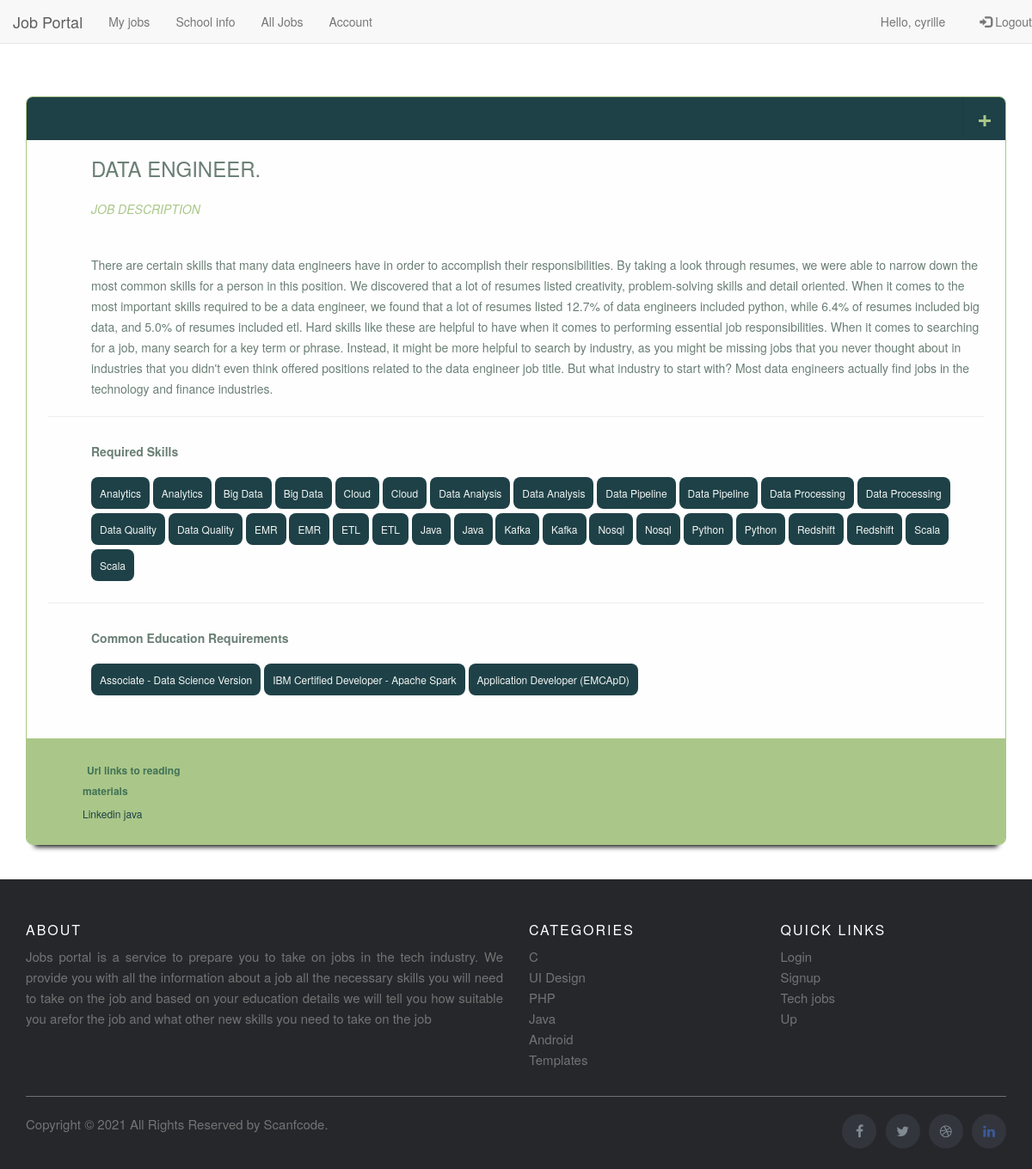
Page /jobinfo/data-engineer/ (signed in) on the committed database.
### account/models.py (models this page shows, shortened)
class Account(AbstractBaseUser):
    username=models.CharField( verbose_name="username" ,max_length=50 ,unique=True)
    email=models.EmailField( verbose_name="email" ,max_length=254 ,unique=True)
    date_joined=models.DateTimeField(verbose_name="date-joined", auto_now_add=True)
    last_login=models.DateTimeField(verbose_name="last-login",auto_now_add=True)
    is_admin = models.BooleanField(default=False)
    is_active = models.BooleanField(default=True)
    is_staff = models.BooleanField(default=False)
    is_superuser = models.BooleanField(default=False)
    user_password=models.CharField(max_length=50)
    user_passwordRepeat=models.CharField(max_length=50)
    USERNAME_FIELD= "email"
    REQUIRED_FIELDS=["username"]
    objects=MyaccountManager()

### job/models.py (models this page shows, shortened)
class Job(models.Model):
    job_id=models.CharField(max_length=50,null=False,blank=False,primary_key=True)
    job_name=models.CharField(max_length=50,null=False,blank=False)
    job_description=models.CharField(max_length=500,null=False,blank=False)
    job_thumnail=models.ImageField(upload_to=upload_location,default='displayjob/default/download.jpeg')
    job_average_salary=models.IntegerField()
    job_skill_id=models.ManyToManyField(Skill,through='Job_skill')
    slug=models.SlugField()
    job_education=models.JSONField()

class Job_skill(models.Model):
    inter_job_id=models.ForeignKey(Job,on_delete=models.CASCADE)
    inter_skill_id=models.ForeignKey(Skill,on_delete=models.CASCADE)
    class Meta:
        unique_together=[['inter_job_id','inter_skill_id']]

class Skill(models.Model):
    skill_id=models.CharField(max_length=25,null=False,blank=False,primary_key=True)
    skill_name=models.CharField(max_length=50,null=False,blank=False)
    skills_desc=models.CharField(max_length=50,null=False,blank=False)
    skill_type=models.CharField(max_length=50,null=False,blank=False)
    skill_material_id=models.ManyToManyField(materials_table,through='Material_skill')
    def __str__(self):
        return str(self.skill_name)

class materials_table(models.Model):
    material_id=models.CharField(max_length=50,null=False,blank=False,primary_key=True)
    material_name=models.CharField(max_length=50,null=False,blank=False)
    skill_gained=models.CharField(max_length=50,null=False,blank=False)
    material_type=models.CharField(max_length=50,null=False,blank=False)
    material_url=models.URLField(max_length=200)
    def __str__(self):
        return str(self.material_name)

### displayjob/views.py (the view)
# urls.py: path('jobinfo/<username>/',displayview.jobinfo,name='jobinfo'),
def jobinfo(request,username):
    user=request.user
    if user.is_authenticated:
        job=Job.objects.all().filter(slug=username)
        """
        sanitize the job name by removing - and adding a fullstop at the end
        """
        name=username.replace("-",' ')
        name=name+"."
        skill=Job_skill.objects.all().filter(inter_job_id__job_name=name)
        mamerials=Material_skill.objects.all().filter(inter_skills_id__skill_name='Java')
        mamerials=(materials_table.objects.all().filter(material_name=mamerials[0].inter_material_id))
        return render(request,'displayjob/html/jobinfo.html',{'username':job,'skills':skill,'name':'Job info','materials':mamerials})
    else:
        return redirect('login')

### displayjob/templates/displayjob/html/jobinfo.html (shortened to what this page needs)
{% extends 'displayjob/html/base.html' %}
{%block content%}
<div class="wrapper" style="margin-top: 14vh;width: 95%;">
    <div class="top-panel">
      <div class="right username" id="initial">+
      </div>
    </div>
      <div class="content">
        {%for job in username%}
        <div class="contact-info">
          <h1>
              {{job.job_name}}</h1>
          <h2>Job Description</h2>
          <p>{{job.job_description}}</p>
          <hr />
           <dl>
             <dt>Required Skills</dt>
             {%for skill in skills%}
            <dd>{{skill.inter_skill_id}}</dd>
            {%endfor%}
           </dl>
           <hr />
            <dl>
              <dt>Common Education Requirements</dt>
              {%for edu  in job.job_education%}
             <dd>{{edu}}</dd>
             {%endfor%}
            </dl>
        </div>
        <div class="wepa">
          <table>
            <thead>
              <th><span class="entypo-monitor"></span> Url links to reading materials</th>
            </thead>
            <tbody>
              <tr>
              <td>
              {%for material in materials%}
                <a href="{{material.material_url}}">{{material.material_name}}</a>
                {%endfor%}
                </td>
              </tr>
            </tbody>
          </table>
        </div>
      </div>
  </div>
  {%endfor%}
{%endblock%}

### displayjob/templates/displayjob/html/base.html (shortened to what this page needs)
{% load static %}
<!DOCTYPE html>
<html lang="en">
<head>
  <link rel="stylesheet" type="text/css" href="{% static 'style.css' %}" />
  <link rel="stylesheet" href="https://maxcdn.bootstrapcdn.com/bootstrap/3.3.6/css/bootstrap.min.css">
  <link rel="stylesheet" href="https://maxcdn.bootstrapcdn.com/font-awesome/4.7.0/css/font-awesome.min.css" type="text/css">
</head>
<body>
  <body>
    <nav class="navbar navbar-default navbar-fixed-top" id="top">
      <div class="container-fluid">
        <div class="navbar-header">
          <p><a href="{% url 'home' %}" class="navbar-brand">Job Portal</a></p>
        </div>
        <div class="collapse navbar-collapse" id="navopenclose">
          {% if request.user.is_authenticated %}
          <ul class="nav navbar-nav">
            <li class="dropdown">
              <a href="{% url 'login' %}">My jobs
              </a>
            </li>
            <li class="dropdown">
              <a href="{% url 'school' %}">School info
              </a>
            </li>
            <li class="dropdown">
              <a href="{% url 'alljobs' %}">All Jobs
              </a>
            </li>
            <li class="dropdown">
              <a href="{% url 'login' %}">Account
              </a>
            </li>
         </ul>
         {%endif%}
          <ul class="nav navbar-nav navbar-right">
            {% if request.user.is_authenticated %}
            <li><a>Hello, {{request.user.username}}</a></li>
            <li><a href="{% url 'logout' %}" class="navbar-right" style="margin-left: 10px;"><i class="glyphicon glyphicon-log-in"></i> Logout</a></li>
            {% else %}
            <li><a href="{% url 'login' %}" class="navbar-right"><i class="glyphicon glyphicon-log-in"></i> Login</a></li>
            <li><a href="{% url 'signup' %}"><i class="glyphicon glyphicon-user"></i> Sign UP</a></li>
            {% endif %}
          </ul>
    </nav>
    {% block content %} {%endblock%}
      <footer class="site-footer" >
        <div class="container">
          <div class="row">
            <div class="col-sm-12 col-md-6">
              <h6>About</h6>
              <p class="text-justify">Jobs portal is a service to prepare you to take on jobs in the tech industry. We provide you with all the information about a job all the necessary skills you will need to take on the job and based on your education details we will tell you how suitable you arefor the job and what other new skills you need to take on the job</p>
            </div>
            <div class="col-xs-6 col-md-3">
              <h6>Categories</h6>
              <ul class="footer-links">
                <li><a href="http://scanfcode.com/category/c-language/">C</a></li>
                <li><a href="http://scanfcode.com/category/front-end-development/">UI Design</a></li>
                <li><a href="http://scanfcode.com/category/back-end-development/">PHP</a></li>
                <li><a href="http://scanfcode.com/category/java-programming-language/">Java</a></li>
                <li><a href="http://scanfcode.com/category/android/">Android</a></li>
                <li><a href="http://scanfcode.com/category/templates/">Templates</a></li>
              </ul>
            </div>
            <div class="col-xs-6 col-md-3">
              <h6>Quick Links</h6>
              <ul class="footer-links">
                <li><a href="{% url 'login'%}">Login</a></li>
                <li><a href="{% url 'signup'%}">Signup</a></li>
                <li><a href="{% url 'login'%}">Tech jobs</a></li>
                <li><a href="#top">Up</a></li>
              </ul>
            </div>
          </div>
          <hr>
        </div>
        <div class="container">
          <div class="row">
            <div class="col-md-8 col-sm-6 col-xs-12">
              <p class="copyright-text">Copyright &copy; <script>document.write(new Date().getFullYear())</script>  All Rights Reserved by
           <a href="#">Scanfcode</a>.
              </p>
            </div>
            <div class="col-md-4 col-sm-6 col-xs-12">
              <ul class="social-icons">
                <li><a class="facebook" href="#"><i class="fa fa-facebook"></i></a></li>
                <li><a class="twitter" href="#"><i class="fa fa-twitter"></i></a></li>
                <li><a class="dribbble" href="#"><i class="fa fa-dribbble"></i></a></li>
                <li><a class="linkedin" href="#"><i class="fa fa-linkedin"></i></a></li>
              </ul>
            </div>
          </div>
        </div>
  </footer>
  </body>
</body>
</html>

### static/style.css (style rules this page uses)
* { margin: 0; padding: 0; }
h2 { color: black; }
.fa-linkedin { color:#3b5998; }
.site-footer { background-color:#26272b; padding:45px 0 20px; font-size:15px; line-height:24px; color:#737373; width: 100%; }
.site-footer hr { border-top-color:#bbb; opacity:0.5 }
.site-footer h6 { color:#fff; font-size:16px; text-transform:uppercase; margin-top:5px; letter-spacing:2px }
.site-footer a { color:#737373; }
.footer-links { padding-left:0; list-style:none }
.footer-links li { display:block }
.footer-links a { color:#737373 }
.site-footer .social-icons { text-align:right }
.site-footer .social-icons a { width:40px; height:40px; line-height:40px; margin-left:6px; margin-right:0; border-radius:100%; background-color:#33353d }
.copyright-text { margin:0 }
.social-icons { padding-left:0; margin-bottom:0; list-style:none }
.social-icons li { display:inline-block; margin-bottom:4px }
.social-icons a { background-color:#eceeef; color:#818a91; font-size:16px; display:inline-block; line-height:44px; width:44px; height:44px; text-align:center; margin-right:8px; border-radius:100%; -webkit-transition:all .2s linear; -o-transition:all .2s linear; transition:all .2s linear }
.wrapper { position: relative; overflow: hidden; margin: 40px auto; padding: 0; width: 640px; background-color: #FEFEFE; border: 1px solid #AAC789; -webkit-border-radius: 8px; -moz-border-radius: 8px; border-radius: 8px; -webkit-box-shadow: 0 12px 6px -10px black; -moz-box-shadow: 0 12px 6px -10px black; box-shadow: 0 12px 6px -10px black; }
.wrapper .top-panel { width: 100%; height: 50px; background-color: #1E4147; }
.wrapper .username { overflow: hidden; position: absolute; top: 0; right: 0; height: 48px; width: 50px; text-align: center; line-height: 46px; font-size: 30px; font-weight: 700; color: #AAC789; border-left: solid 2px #1c3e43; cursor: pointer; }
.content { color: #6a7f75; font-weight: 400; }
.contact-info { margin-bottom: 0px; padding: 0 25px 25px; }
.contact-info h1 { display: block; width: 100%; padding-left: 50px; font-size: 24px; text-transform: uppercase; }
.contact-info h2 { display: block; width: 100%; padding: 7px 0 14px 50px; font-size: 14px; color: #AAC789; text-transform: uppercase; font-style: italic; }
.contact-info p { padding: 20px 0 0 50px; margin: 0; line-height: 24px; font-size: 14px; font-weight: 300; }
.contact-info dl { padding: 10px 0 0 50px; }
.contact-info dl dt { margin-bottom: 20px; font-weight: 600; }
.contact-info dl dd { display: inline-table; width: auto; font-size: 12px; padding: 10px; margin-bottom: 5px; text-align: center; background-color: #1E4147; color: #F3F5F4; cursor: pointer; -webkit-border-radius: 8px; -moz-border-radius: 8px; border-radius: 8px; }
.wepa { padding: 25px; background-color: #AAC789; }
.wepa table { margin-left: 40px; font-size: 12px; color: #437356; }
.wepa table thead th { padding-bottom: 5px; line-height: 24px; width: 160px; text-align: left; font-weight: 600; }
.wepa table tr td { line-height: 20px; }
.wepa .entypo-lock, .wepa .entypo-monitor, .wepa .entypo-mail, .wepa .entypo-mobile, .wepa .entypo-map, .wepa .entypo-user-add { padding-right: 5px; font-size: 12px; color: #437356; }
.wepa table tr td a { text-decoration: none; color: #1E4147; }

### rows in the picture
Account: user.username "cyrille"
Job: job_name "DATA ENGINEER.", job_description "There are certain skills that many data engineers have in order to accomplish their responsibilities. By taking a look through resumes, we were able to narrow down the most common skills for a person in this position. We discovered that a lot of resumes listed creativity, problem-solving skills and detail oriented. When it comes to the most important skills required to be a data engineer, we found that a lot of resumes listed 12.7% of data engineers included python, while 6.4% of resumes included big data, and 5.0% of resumes included etl. Hard skills like these are helpful to have when it comes to performing essential job responsibilities. When it comes to searching for a job, many search…", job_education "Associate - Data Science Version" "IBM Certified Developer - Apache Spark" "Application Developer (EMCApD)"
Job_skill: inter_skill_id "Analytics"
Job_skill: inter_skill_id "Analytics"
Job_skill: inter_skill_id "Big Data"
Job_skill: inter_skill_id "Big Data"
Job_skill: inter_skill_id "Cloud"
Job_skill: inter_skill_id "Cloud"
Job_skill: inter_skill_id "Data Analysis"
Job_skill: inter_skill_id "Data Analysis"
Job_skill: inter_skill_id "Data Pipeline"
Job_skill: inter_skill_id "Data Pipeline"
Job_skill: inter_skill_id "Data Processing"
Job_skill: inter_skill_id "Data Processing"
Job_skill: inter_skill_id "Data Quality"
Job_skill: inter_skill_id "Data Quality"
Job_skill: inter_skill_id "EMR"
Job_skill: inter_skill_id "EMR"
Job_skill: inter_skill_id "ETL"
Job_skill: inter_skill_id "ETL"
Job_skill: inter_skill_id "Java"
Job_skill: inter_skill_id "Java"
Job_skill: inter_skill_id "Kafka"
Job_skill: inter_skill_id "Kafka"
Job_skill: inter_skill_id "Nosql"
Job_skill: inter_skill_id "Nosql"
Job_skill: inter_skill_id "Python"
Job_skill: inter_skill_id "Python"
Job_skill: inter_skill_id "Redshift"
Job_skill: inter_skill_id "Redshift"
Job_skill: inter_skill_id "Scala"
Job_skill: inter_skill_id "Scala"
materials_table: material_name "Linkedin java"
